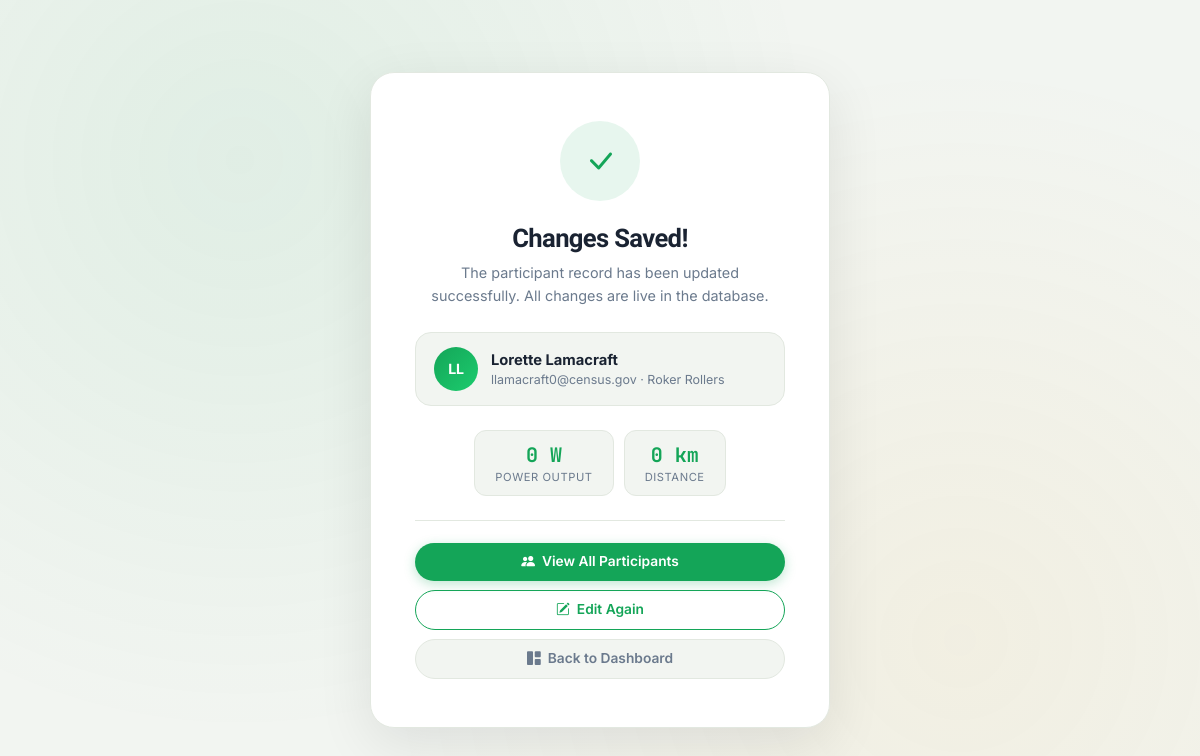
/edit_participant_form.php?id=1 (signed in), run on the app's committed database.
### tables this page shows
CREATE TABLE `participant` (
  `id` int(255) NOT NULL,
  `firstname` varchar(50) NOT NULL,
  `surname` varchar(50) NOT NULL,
  `email` varchar(100) NOT NULL,
  `power_output` float DEFAULT NULL,
  `distance` float DEFAULT NULL,
  `club_id` int(11) DEFAULT NULL
);

CREATE TABLE `club` (
  `id` int(11) NOT NULL,
  `name` varchar(100) NOT NULL,
  `location` varchar(100) NOT NULL
);

### edit_participant_form.php (the view, shortened to what this page needs)
<!DOCTYPE html>
<html lang="en">
<head>
<link rel="stylesheet" href="https://cdn.jsdelivr.net/npm/bootstrap-icons@1.13.1/font/bootstrap-icons.min.css">
</head>
<body>
<?php
include 'dbconnect.php';
$id = isset($_GET['id']) ? (int)$_GET['id'] : 0;
$p  = null;
if ($id) {
    try {
        $conn = new PDO("mysql:host=$servername;port=$port;dbname=$database", $username, $password);
        $conn->setAttribute(PDO::ATTR_ERRMODE, PDO::ERRMODE_EXCEPTION);
        $stmt = $conn->prepare("SELECT p.*,c.name AS club_name FROM participant p LEFT JOIN club c ON c.id=p.club_id WHERE p.id=:id");
        $stmt->bindValue(':id', $id, PDO::PARAM_INT);
        $stmt->execute();
        $p = $stmt->fetch(PDO::FETCH_ASSOC);
    } catch (PDOException $e) {}
}
$ini = $p ? strtoupper(substr($p['firstname'],0,1)).strtoupper(substr($p['surname'],0,1)) : '?';
?>
<div class="card">
  <div class="tick-ring"><i class="bi bi-check-lg"></i></div>
  <h1>Changes Saved!</h1>
  <p class="sub">The participant record has been updated successfully. All changes are live in the database.</p>
  <?php if ($p): ?>
  <div class="p-chip">
    <div class="chip-av"><?= $ini ?></div>
    <div style="flex:1;min-width:0;">
      <div class="chip-name"><?= htmlspecialchars($p['firstname'].' '.$p['surname']) ?></div>
      <div class="chip-meta">
        <?= htmlspecialchars($p['email']) ?>
        <?= $p['club_name'] ? ' · '.htmlspecialchars($p['club_name']) : '' ?>
      </div>
    </div>
  </div>
  <div class="score-pills">
    <div class="score-pill">
      <span class="v"><?= (int)$p['power_output'] ?> W</span>
      <span class="l">Power Output</span>
    </div>
    <div class="score-pill">
      <span class="v"><?= (float)$p['distance'] ?> km</span>
      <span class="l">Distance</span>
    </div>
  </div>
  <?php endif; ?>
  <div class="div"></div>
  <div class="acts">
    <a href="admin_menu.php?page=manage" class="btn btn-green">
      <i class="bi bi-people-fill"></i> View All Participants
    </a>
    <?php if ($p): ?>
    <a href="edit_participant.php?id=<?= $id ?>" class="btn btn-outline">
      <i class="bi bi-pencil-square"></i> Edit Again
    </a>
    <?php endif; ?>
    <a href="admin_menu.php?page=dashboard" class="btn btn-muted">
      <i class="bi bi-grid-1x2-fill"></i> Back to Dashboard
    </a>
  </div>
</div>
</body>
</html>

### edit_participant_form.php (style rules this page uses)
:root { --g:#14a558;--gd:#0e7a40;--gl:#1ccc6e;--gf:rgba(20,165,88,.10); --am:#f5a623;--amd:#c8851a;--amf:rgba(245,166,35,.13); --ink:#080e18;--ink2:#111c2e;--tx:#1a2332;--mu:#6b7a8d; --bg:#f2f5f1;--ln:#e2e8e0;--wh:#ffffff; --r12:12px;--r16:16px;--r20:20px;--r24:24px;--rp:999px; }
*,*::before,*::after { box-sizing:border-box;margin:0;padding:0; }
body { font-family:'Inter',system-ui,sans-serif;color:var(--tx); min-height:100vh;display:flex;align-items:center;justify-content:center; background:var(--bg);padding:24px;-webkit-font-smoothing:antialiased; }
h1,h2,h3 { font-family:'Sora','Inter',sans-serif;letter-spacing:-.025em; }
a { color:var(--g);text-decoration:none; }
body::before { content:'';position:fixed;inset:0;z-index:0; background: radial-gradient(circle at 20% 20%, rgba(20,165,88,.08) 0%, transparent 50%), radial-gradient(circle at 80% 80%, rgba(245,166,35,.07) 0%, transparent 50%); pointer-events:none; }
.card { position:relative;z-index:1; background:var(--wh); border:1px solid var(--ln); border-radius:var(--r24); padding:48px 44px; max-width:460px;width:100%; text-align:center; box-shadow:0 16px 56px rgba(8,14,24,.09); animation:pop .5s cubic-bezier(.22,1,.36,1); }
.tick-ring { width:80px;height:80px;border-radius:50%; background:var(--gf); display:flex;align-items:center;justify-content:center; margin:0 auto 22px; animation:tickPop .55s .25s cubic-bezier(.34,1.56,.64,1) both; }
.tick-ring i { font-size:2rem;color:var(--g); }
.card h1 { font-size:1.6rem;font-weight:800;margin-bottom:8px; }
.card .sub { color:var(--mu);font-size:.9rem;line-height:1.65;margin-bottom:24px; }
.p-chip { background:var(--bg);border:1px solid var(--ln); border-radius:var(--r16);padding:14px 18px; display:flex;align-items:center;gap:13px; text-align:left;margin-bottom:24px; }
.chip-av { width:44px;height:44px;border-radius:50%;flex-shrink:0; background:linear-gradient(135deg,var(--g),var(--gl)); color:#fff;font-weight:700;font-size:.9rem; display:flex;align-items:center;justify-content:center; font-family:'Sora',sans-serif; }
.chip-name { font-weight:700;font-size:.92rem;margin-bottom:3px; }
.chip-meta { font-size:.78rem;color:var(--mu); }
.score-pills { display:flex;justify-content:center;gap:10px;margin-bottom:24px; }
.score-pill { display:flex;flex-direction:column;align-items:center; background:var(--bg);border:1px solid var(--ln); border-radius:var(--r12);padding:11px 20px;min-width:100px; }
.score-pill .v { font-family:'JetBrains Mono',monospace;font-size:1.25rem;font-weight:700;color:var(--g); }
.score-pill .l { font-size:.7rem;color:var(--mu);text-transform:uppercase;letter-spacing:.05em;margin-top:2px; }
.div { height:1px;background:var(--ln);margin:0 0 22px; }
.acts { display:flex;flex-direction:column;gap:9px; }
.btn { display:inline-flex;align-items:center;justify-content:center;gap:7px;padding:12px 20px;border-radius:var(--rp);font-family:'Inter',sans-serif;font-weight:600;font-size:.86rem;border:none;cursor:pointer;transition:background .15s,transform .1s,color .15s;text-decoration:none;line-height:1; }
.btn-green { background:var(--g);color:#fff;box-shadow:0 3px 12px rgba(20,165,88,.28); }
.btn-outline { background:transparent;color:var(--g);border:1.5px solid var(--g); }
.btn-muted { background:var(--bg);color:var(--mu);border:1px solid var(--ln); }

### data on the page
participant: ini "LL", firstname+surname "Lorette Lamacraft", email "llamacraft0@census.gov", club.name "Roker Rollers", power_output "0", distance "0"
